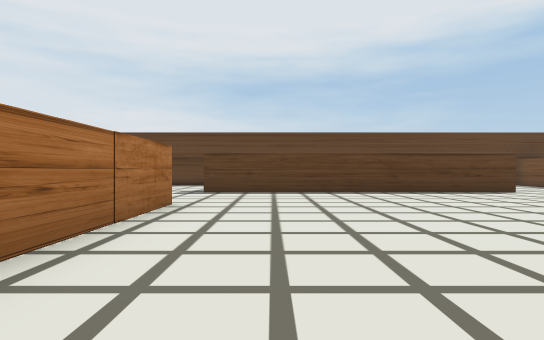
View 1 (above)

18 first-person views from a walk through a 3-D level made in the Unity game engine. The camera is 0.58 m above the floor, looks level and sees 80° across. The floor is counted in squares, 1 m on a side. Each view is taken from the middle of a square. On the plan, view 1 faces up. The plan holds only what a view shows up to about 9 squares ahead; the rest is blank. The place goes on beyond the plan. The player character is not drawn. Some surface patterns are stand-ins.

View 2
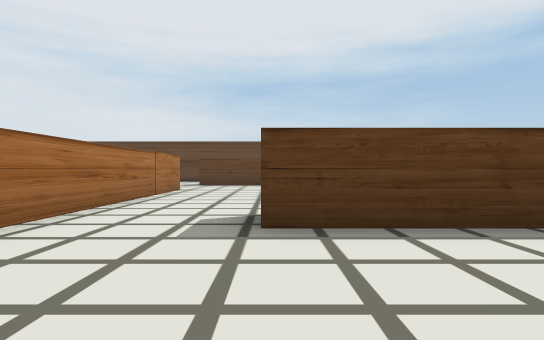

View 3
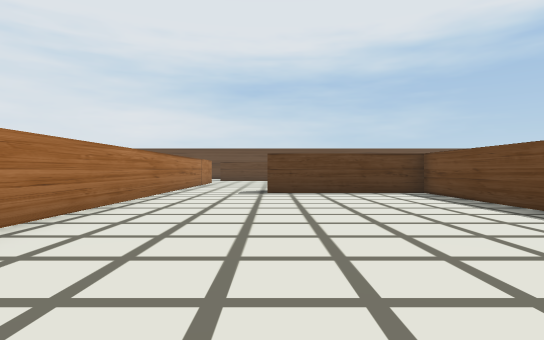

View 4
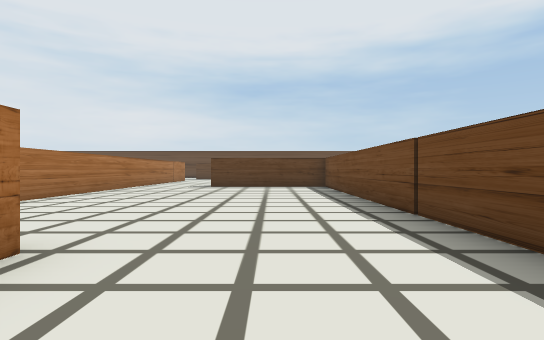

View 5
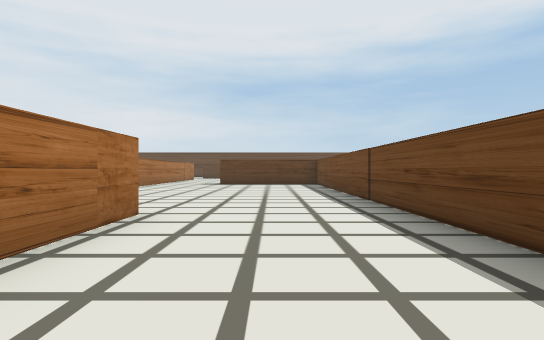

View 6
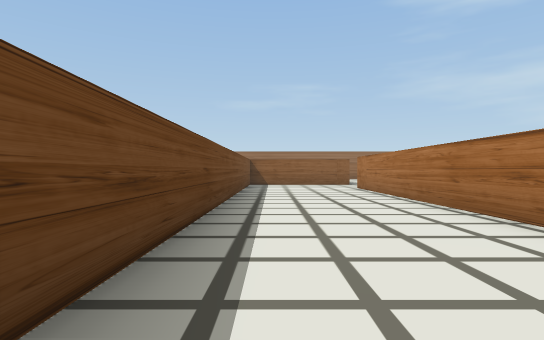

View 7
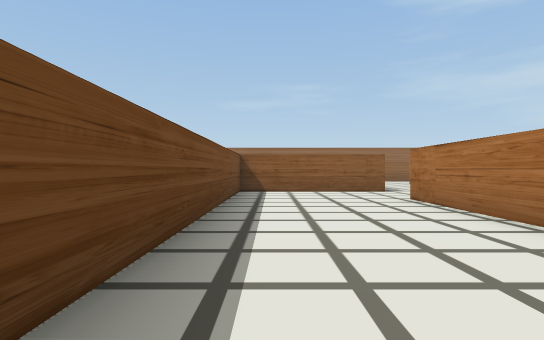

View 8
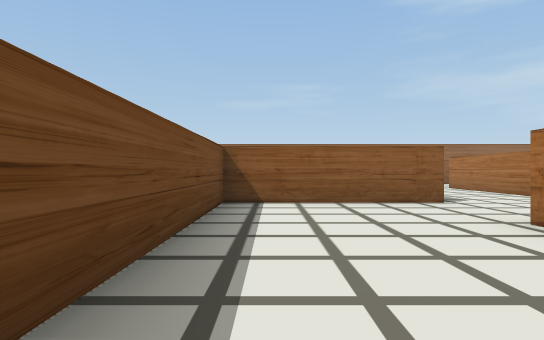

View 9
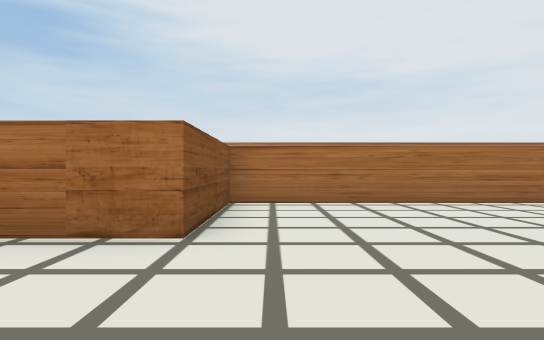

View 10
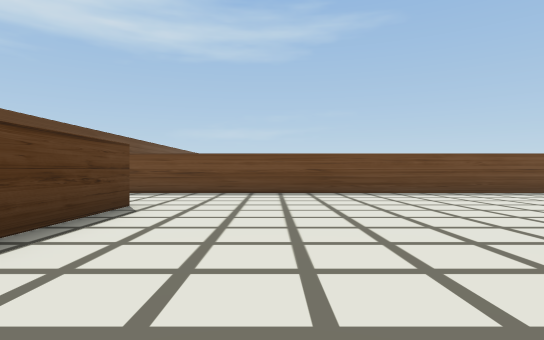

View 11
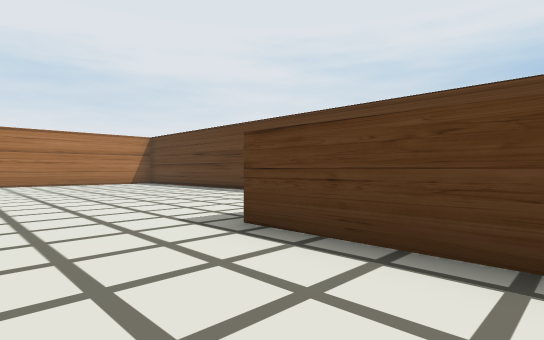

View 12
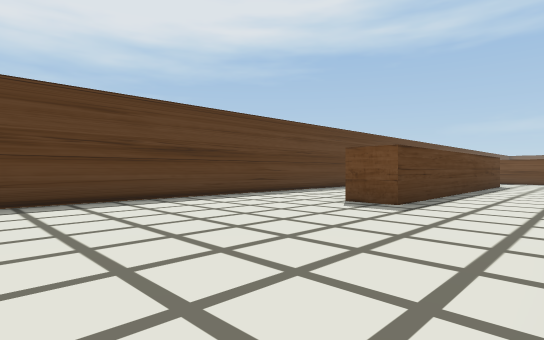

View 13
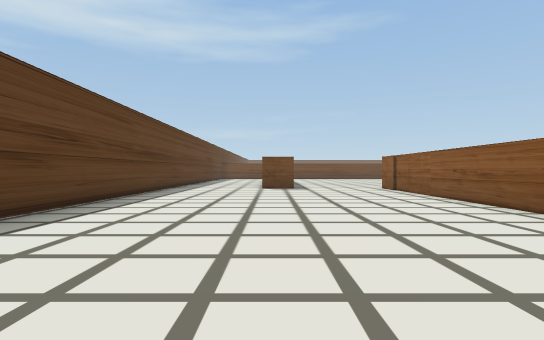

View 14
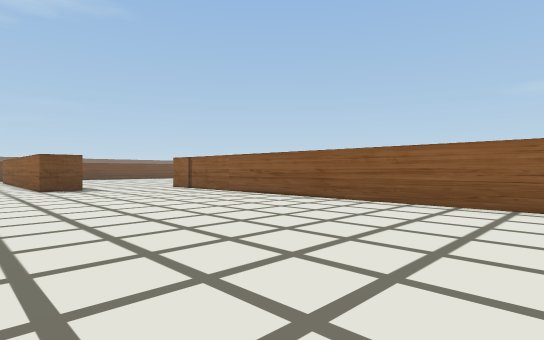

View 15
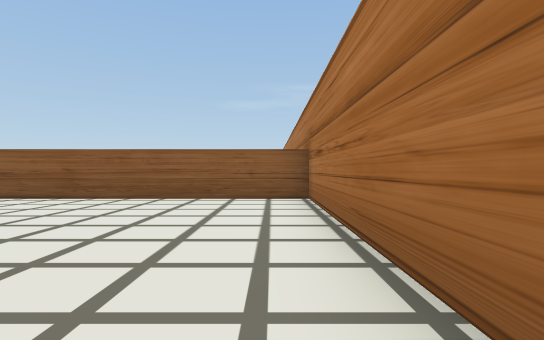

View 16
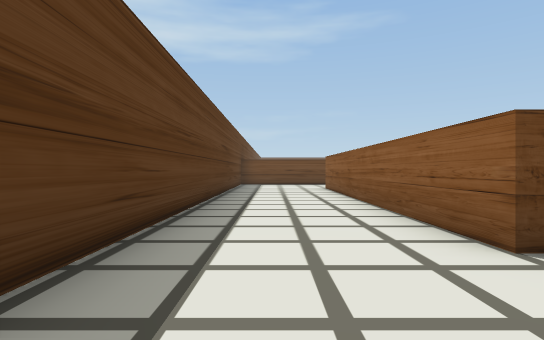

View 17
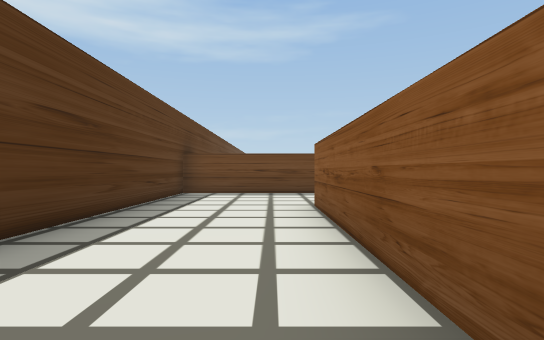

View 18
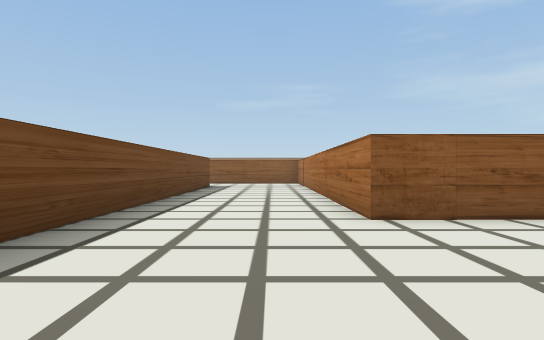

### Floor plan
Ten units are one square. View 1 is at (0, 0); x grows to the right and y downward. Boxes are objects, and circles mark ways between rooms. Rooms are numbered by the first view taken in them; rooms with no view inside come last. Other rooms are left out.
<svg viewBox="-133 -127 230 350">
<path fill="none" stroke="#000" d="M-17 -5 -17 97 12 97 12 195M9 218 49 218 49 8 9 8M-17 -55 -17 -5M38 -2 58 -2 58 49M62 -83 -17 -83 -17 -93 62 -93M92 50 92 -122 -81 -122M-128 -111 -128 -54 -30 -54"/>
<circle cx="-5" cy="0" r="3" fill="#2a7"/>
<text x="20" y="90">1</text>
<text x="10" y="-50">2</text>
</svg>
Room 1 opens to room 2.

Where each view was taken, in squares from view 1:
view 1: 0 up, 0 right, facing up
view 2: 4 down, 1 right, facing up
view 3: 9 down, 1 right, facing up
view 4: 12 down, 3 right, facing up
view 5: 14 down, 3 right, facing up
view 6: 9 down, 4 right, facing down
view 7: 13 down, 4 right, facing down
view 8: 16 down, 4 right, facing down
view 9: 9 down, 4 right, facing left
view 10: 6 up, 1 right, facing right
view 11: 6 up, 1 right, facing up-left
view 12: 6 up, 7 left, facing up-right
view 13: 9 up, 12 left, facing right
view 14: 11 up, 12 left, facing down-right
view 15: 12 up, 12 left, facing down
view 16: 11 up, 4 left, facing right
view 17: 10 up, 1 right, facing right
view 18: 4 up, 7 right, facing down
